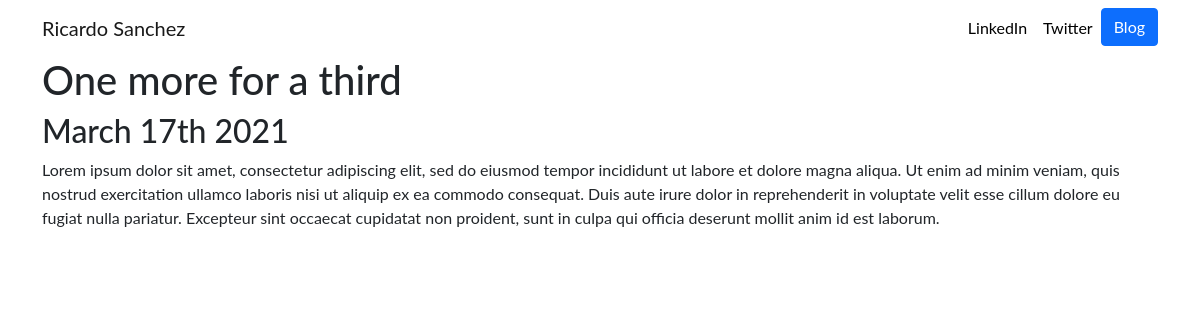
Page /blog/3/ on the committed database.
### blog/models.py (models this page shows, shortened)
class Post(models.Model):
    title = models.CharField(max_length=50)
    content = models.TextField()
    date_posted = models.DateField(auto_now_add=True)

### blog/views.py (the view)
# urls.py: path('<int:post_id>/', views.detail, name='detail'),
def detail(request, post_id):
    post = get_object_or_404(Post, pk=post_id)
    title = post.title
    return render(request, "blog/detail.html", {"title": title, "post": post})

### blog/templates/blog/detail.html
{% extends 'base.html' %}
{% block content %}
<h1>{{ post.title }}</h1>
<h2>{{ post.date_posted|date:'F jS Y' }}</h2>
<p>{{ post.content|safe }}</p>
{% endblock content %}

### portfolio/static/portfolio/custom.css (style rules this page uses)
body { font-family: 'Lato', sans-serif; }

### rows in the picture
Post: title "One more for a third", date_posted "March 17th 2021", content "Lorem ipsum dolor sit amet, consectetur adipiscing elit, sed do eiusmod tempor incididunt ut labore et dolore magna aliqua. Ut enim ad minim veniam, quis nostrud exercitation ullamco laboris nisi ut aliquip ex ea commodo consequat. Duis aute irure dolor in reprehenderit in voluptate velit esse cillum dolore eu fugiat nulla pariatur. Excepteur sint occaecat cupidatat non proident, sunt in culpa qui officia deserunt mollit anim id est laborum."
